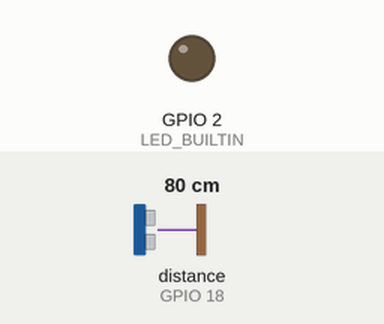
Simulated run of this sketch. Board: ESP32. Parts: output pins drawn as LEDs (lit = HIGH). Wiring (inferred from the names in the program): ultrasonic range finder: trigger GPIO 5; echo GPIO 18. Inputs (shaded band) come from the test bench; at power-on: distance to the obstacle (sensor on GPIO 18) 80 cm. The echo pulse lasts 58.3 µs per cm; WiFi joins after 1.5 s; servers stay silent unless stated; uploads are accepted with an empty reply; pins used as bus, display or sensor lines are not drawn; what the sketch prints to the serial monitor is not drawn.

Above: at 4.7 s.
4.8 s: distance to the obstacle (sensor on GPIO 18) set to 2 cm
At 4.97 s:
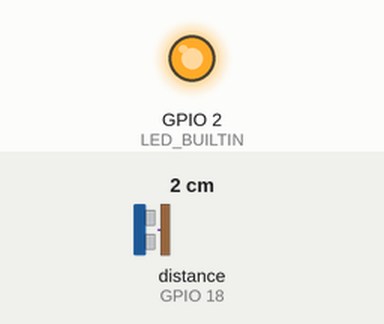
6.6 s: distance to the obstacle (sensor on GPIO 18) set to 18 cm
Timing chart, 0 to 11.9 s (numbered marks = the images above; inputs shaded):
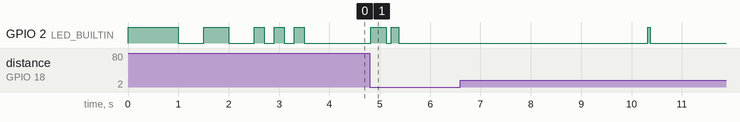

The sketch:

esp32_pullup_counter_enhanced.ino
```cpp
/*
 * Enhanced Pull-up Counter with HC-SR04 + ESP32
 * Features:
 * - Better error handling
 * - LED status indicators
 * - Configurable parameters
 * - Reconnection logic
 * - Debug mode
 */
#include <WiFi.h>
#include <HTTPClient.h>
#include <ArduinoJson.h>

/* ------ USER CONFIGURATION ------ */
const char* WIFI_SSID     = "Sinalan";
const char* WIFI_PASS     = "Mali&Mojito";

const char* SUPA_URL      = "https://xgoibwxiwfagcqjuslad.supabase.co/rest/v1/rpc/increment_reps_today";
const char* SUPA_API_KEY  = "eyJhbGciOiJIUzI1NiIsInR5cCI6IkpXVCJ9.eyJpc3MiOiJzdXBhYmFzZSIsInJlZiI6Inhnb2lid3hpd2ZhZ2NxanVzbGFkIiwicm9sZSI6ImFub24iLCJpYXQiOjE3NDc5MjgzNDAsImV4cCI6MjA2MzUwNDM0MH0.75bE3UKyB5vt6hzfbfYa1MQmXU0hhORials6bV_V2bk";

/* ------ HARDWARE PINS ------ */
const uint8_t TRIG_PIN    = 5;
const uint8_t ECHO_PIN    = 18;
const uint8_t LED_BUILTIN = 2;  // Built-in LED for status

/* ------ DETECTION PARAMETERS ------ */
const float  THRESHOLD_CM      = 5.0;   // Distance for rep detection
const float  RESET_CM          = 10.0;  // Distance to reset for next rep
const float  MAX_DISTANCE_CM   = 100.0; // Maximum valid distance
const unsigned long PING_INTERVAL_MS  = 60;   // Sensor reading interval
const unsigned long MAX_ECHO_TIME_US  = 30000; // Timeout for echo
const unsigned long DEBOUNCE_MS       = 500;   // Minimum time between reps

/* ------ DEBUG MODE ------ */
const bool DEBUG_MODE = true;  // Set to false to reduce serial output

/* ------ State Variables ------ */
bool armed = true;
bool wifiConnected = false;
unsigned long lastPing = 0;
unsigned long lastRep = 0;
int dailyReps = 0;
int failedRequests = 0;

/* ------ Function Declarations ------ */
void connectWiFi();
void blinkLED(int times, int delayMs = 100);
float readDistanceCm();
bool postRep();
void handleRep();

void setup() {
  Serial.begin(115200);
  Serial.println("\n=== Pull-up Counter Starting ===");

  // Configure pins
  pinMode(TRIG_PIN, OUTPUT);
  pinMode(ECHO_PIN, INPUT);
  pinMode(LED_BUILTIN, OUTPUT);

  // Initial LED indication
  digitalWrite(LED_BUILTIN, HIGH);
  delay(1000);
  digitalWrite(LED_BUILTIN, LOW);

  // Connect to WiFi
  connectWiFi();
}

void loop() {
  unsigned long now = millis();

  // Check WiFi connection
  if (WiFi.status() != WL_CONNECTED) {
    if (wifiConnected) {
      wifiConnected = false;
      Serial.println("❌ WiFi connection lost!");
    }
    connectWiFi();
    return;
  }

  // Read sensor at specified interval
  if (now - lastPing >= PING_INTERVAL_MS) {
    lastPing = now;
    float distance = readDistanceCm();

    if (DEBUG_MODE && distance > 0) {
      Serial.print("Distance: ");
      Serial.print(distance, 1);
      Serial.println(" cm");
    }

    // Check for valid rep
    if (armed && distance > 0 && distance <= THRESHOLD_CM) {
      // Debounce check
      if (now - lastRep >= DEBOUNCE_MS) {
        handleRep();
        lastRep = now;
      }
    }
    // Reset when head is clear
    else if (!armed && (distance < 0 || distance >= RESET_CM)) {
      armed = true;
      if (DEBUG_MODE) {
        Serial.println("🔄 Ready for next rep");
      }
    }
  }

  // Blink LED periodically to show system is alive
  static unsigned long lastBlink = 0;
  if (now - lastBlink >= 5000) {
    lastBlink = now;
    blinkLED(1, 50);
  }
}

void connectWiFi() {
  if (WiFi.status() == WL_CONNECTED) return;

  Serial.print("📡 Connecting to WiFi");
  WiFi.mode(WIFI_STA);
  WiFi.begin(WIFI_SSID, WIFI_PASS);

  int attempts = 0;
  while (WiFi.status() != WL_CONNECTED && attempts < 20) {
    delay(500);
    Serial.print(".");
    digitalWrite(LED_BUILTIN, !digitalRead(LED_BUILTIN));
    attempts++;
  }

  if (WiFi.status() == WL_CONNECTED) {
    wifiConnected = true;
    Serial.println("\n✅ WiFi connected!");
    Serial.print("IP: ");
    Serial.println(WiFi.localIP());
    blinkLED(3, 200);  // Success indication
  } else {
    Serial.println("\n❌ WiFi connection failed!");
    blinkLED(5, 100);  // Error indication
    delay(5000);  // Wait before retry
  }
}

float readDistanceCm() {
  // Send trigger pulse
  digitalWrite(TRIG_PIN, LOW);
  delayMicroseconds(2);
  digitalWrite(TRIG_PIN, HIGH);
  delayMicroseconds(10);
  digitalWrite(TRIG_PIN, LOW);

  // Read echo pulse
  long duration = pulseIn(ECHO_PIN, HIGH, MAX_ECHO_TIME_US);

  if (duration == 0) {
    return -1;  // Timeout/out of range
  }

  // Calculate distance (speed of sound = 343 m/s)
  float distance = duration / 58.0;

  // Validate distance
  if (distance > MAX_DISTANCE_CM) {
    return -1;  // Beyond maximum range
  }

  return distance;
}

void handleRep() {
  Serial.println("✅ Pull-up detected!");
  dailyReps++;
  armed = false;

  // Visual feedback
  digitalWrite(LED_BUILTIN, HIGH);

  // Send to Supabase
  if (postRep()) {
    Serial.print("📊 Daily total: ");
    Serial.print(dailyReps);
    Serial.println(" reps");
    failedRequests = 0;
    blinkLED(2, 100);  // Success blink
  } else {
    Serial.println("⚠️ Failed to log rep!");
    failedRequests++;

    // If too many failures, try reconnecting WiFi
    if (failedRequests >= 3) {
      Serial.println("🔄 Reconnecting WiFi...");
      WiFi.disconnect();
      delay(1000);
      connectWiFi();
      failedRequests = 0;
    }
  }

  digitalWrite(LED_BUILTIN, LOW);
}

bool postRep() {
  if (WiFi.status() != WL_CONNECTED) {
    return false;
  }

  WiFiClientSecure client;
  client.setInsecure();  // For HTTPS

  HTTPClient http;
  http.begin(client, SUPA_URL);
  http.setTimeout(5000);  // 5 second timeout

  // Set headers
  http.addHeader("apikey", SUPA_API_KEY);
  http.addHeader("Authorization", "Bearer " + String(SUPA_API_KEY));
  http.addHeader("Content-Type", "application/json");
  http.addHeader("Prefer", "return=minimal");

  // Send POST request
  int httpCode = http.POST("{}");

  if (DEBUG_MODE) {
    Serial.print("HTTP Response: ");
    Serial.println(httpCode);
  }

  http.end();

  return (httpCode >= 200 && httpCode < 300);
}

void blinkLED(int times, int delayMs) {
  for (int i = 0; i < times; i++) {
    digitalWrite(LED_BUILTIN, HIGH);
    delay(delayMs);
    digitalWrite(LED_BUILTIN, LOW);
    if (i < times - 1) delay(delayMs);
  }
}
```
